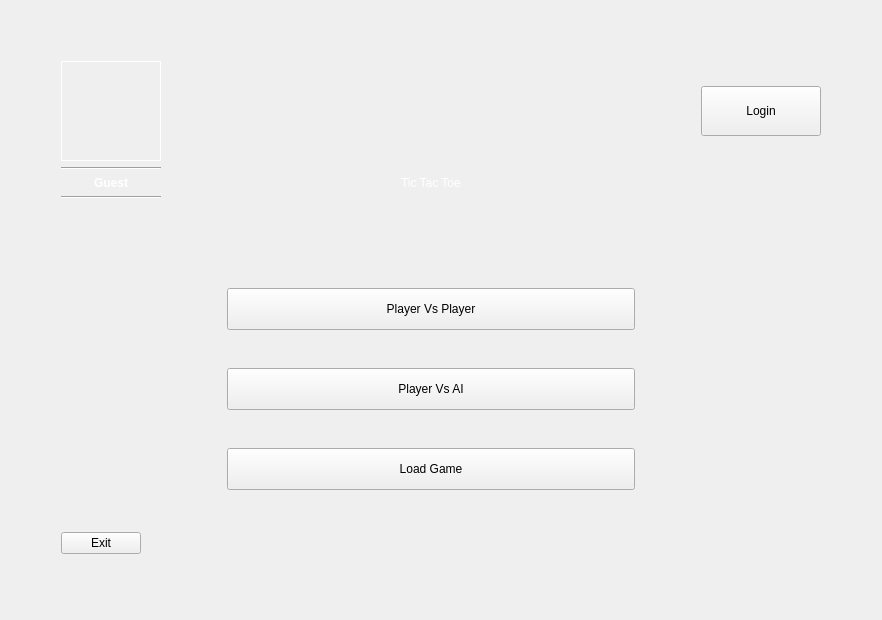
      <widget class="QWidget" name="main">
       <property name="sizePolicy">
        <sizepolicy hsizetype="Maximum" vsizetype="Preferred">
         <horstretch>0</horstretch>
         <verstretch>0</verstretch>
        </sizepolicy>
       </property>
       <property name="minimumSize">
        <size>
         <width>0</width>
         <height>531</height>
        </size>
       </property>
       <layout class="QHBoxLayout" name="horizontalLayout_16">
        <item>
         <layout class="QGridLayout" name="gridLayout_2">
          <property name="sizeConstraint">
           <enum>QLayout::SetNoConstraint</enum>
          </property>
          <property name="leftMargin">
           <number>50</number>
          </property>
          <property name="topMargin">
           <number>50</number>
          </property>
          <property name="rightMargin">
           <number>50</number>
          </property>
          <property name="bottomMargin">
           <number>50</number>
          </property>
          <item row="5" column="2">
           <spacer name="verticalSpacer_5">
            <property name="orientation">
             <enum>Qt::Vertical</enum>
            </property>
            <property name="sizeType">
             <enum>QSizePolicy::Maximum</enum>
            </property>
            <property name="sizeHint" stdset="0">
             <size>
              <width>20</width>
              <height>60</height>
             </size>
            </property>
           </spacer>
          </item>
          <item row="0" column="0" alignment="Qt::AlignHCenter">
           <widget class="QLabel" name="label_picture">
            <property name="sizePolicy">
             <sizepolicy hsizetype="Fixed" vsizetype="Fixed">
              <horstretch>0</horstretch>
              <verstretch>0</verstretch>
             </sizepolicy>
            </property>
            <property name="minimumSize">
             <size>
              <width>100</width>
              <height>100</height>
             </size>
            </property>
            <property name="styleSheet">
             <string notr="true">border:1px solid white;</string>
            </property>
            <property name="text">
             <string/>
            </property>
           </widget>
          </item>
          <item row="4" column="1">
           <spacer name="verticalSpacer_7">
            <property name="orientation">
             <enum>Qt::Vertical</enum>
            </property>
            <property name="sizeType">
             <enum>QSizePolicy::Maximum</enum>
            </property>
            <property name="sizeHint" stdset="0">
             <size>
              <width>20</width>
              <height>40</height>
             </size>
            </property>
           </spacer>
          </item>
          <item row="7" column="2">
           <spacer name="verticalSpacer_4">
            <property name="orientation">
             <enum>Qt::Vertical</enum>
            </property>
            <property name="sizeType">
             <enum>QSizePolicy::Maximum</enum>
            </property>
            <property name="sizeHint" stdset="0">
             <size>
              <width>20</width>
              <height>40</height>
             </size>
            </property>
           </spacer>
          </item>
          <item row="3" column="0">
           <widget class="Line" name="line_26">
            <property name="orientation">
             <enum>Qt::Horizontal</enum>
            </property>
           </widget>
          </item>
          <item row="6" column="3">
           <spacer name="horizontalSpacer_2">
            <property name="orientation">
             <enum>Qt::Horizontal</enum>
            </property>
            <property name="sizeType">
             <enum>QSizePolicy::Maximum</enum>
            </property>
            <property name="sizeHint" stdset="0">
             <size>
              <width>60</width>
              <height>20</height>
             </size>
            </property>
           </spacer>
          </item>
          <item row="12" column="2">
           <spacer name="verticalSpacer">
            <property name="orientation">
             <enum>Qt::Vertical</enum>
            </property>
            <property name="sizeType">
             <enum>QSizePolicy::Maximum</enum>
            </property>
            <property name="sizeHint" stdset="0">
             <size>
              <width>20</width>
              <height>40</height>
             </size>
            </property>
           </spacer>
          </item>
          <item row="6" column="1">
           <spacer name="horizontalSpacer">
            <property name="orientation">
             <enum>Qt::Horizontal</enum>
            </property>
            <property name="sizeType">
             <enum>QSizePolicy::Maximum</enum>
            </property>
            <property name="sizeHint" stdset="0">
             <size>
              <width>60</width>
              <height>20</height>
             </size>
            </property>
           </spacer>
          </item>
          <item row="12" column="0">
           <widget class="QPushButton" name="pushButton_close_main">
            <property name="sizePolicy">
             <sizepolicy hsizetype="Maximum" vsizetype="Maximum">
              <horstretch>0</horstretch>
              <verstretch>0</verstretch>
             </sizepolicy>
            </property>
            <property name="styleSheet">
             <string notr="true"/>
            </property>
            <property name="text">
             <string>Exit</string>
            </property>
           </widget>
          </item>
          <item row="2" column="2" alignment="Qt::AlignHCenter|Qt::AlignVCenter">
           <widget class="QLabel" name="label_2">
            <property name="sizePolicy">
             <sizepolicy hsizetype="Maximum" vsizetype="Maximum">
              <horstretch>0</horstretch>
              <verstretch>0</verstretch>
             </sizepolicy>
            </property>
            <property name="maximumSize">
             <size>
              <width>200</width>
              <height>200</height>
             </size>
            </property>
            <property name="styleSheet">
             <string notr="true">font: 26pt &quot;Showcard Gothic&quot;;

color: rgb(255, 255, 255);</string>
            </property>
            <property name="text">
             <string>Tic Tac Toe</string>
            </property>
           </widget>
          </item>
          <item row="6" column="2">
           <widget class="QPushButton" name="pushButton_enter_player2name">
            <property name="sizePolicy">
             <sizepolicy hsizetype="Minimum" vsizetype="Maximum">
              <horstretch>0</horstretch>
              <verstretch>0</verstretch>
             </sizepolicy>
            </property>
            <property name="styleSheet">
             <string notr="true">min-width: 400px;
min-height: 40px;</string>
            </property>
            <property name="text">
             <string>Player Vs Player</string>
            </property>
           </widget>
          </item>
          <item row="8" column="2">
           <widget class="QPushButton" name="pushButton_play_withAI">
            <property name="sizePolicy">
             <sizepolicy hsizetype="Minimum" vsizetype="Maximum">
              <horstretch>0</horstretch>
              <verstretch>0</verstretch>
             </sizepolicy>
            </property>
            <property name="styleSheet">
             <string notr="true">min-height: 40px;</string>
            </property>
            <property name="text">
             <string>Player Vs AI</string>
            </property>
           </widget>
          </item>
          <item row="10" column="2">
           <widget class="QPushButton" name="pushButton_load_session">
            <property name="sizePolicy">
             <sizepolicy hsizetype="Minimum" vsizetype="Maximum">
              <horstretch>0</horstretch>
              <verstretch>0</verstretch>
             </sizepolicy>
            </property>
            <property name="minimumSize">
             <size>
              <width>120</width>
              <height>60</height>
             </size>
            </property>
            <property name="whatsThis">
             <string>&lt;html&gt;&lt;head/&gt;&lt;body&gt;&lt;p align=&quot;center&quot;&gt;&lt;span style=&quot; font-weight:700;&quot;&gt;fff&lt;/span&gt;&lt;/p&gt;&lt;/body&gt;&lt;/html&gt;</string>
            </property>
            <property name="styleSheet">
             <string notr="true">min-height: 40px;</string>
            </property>
            <property name="text">
             <string>Load Game</string>
            </property>
           </widget>
          </item>
          <item row="2" column="0">
           <layout class="QHBoxLayout" name="horizontalLayout_21">
            <item>
             <widget class="QLabel" name="label_guest">
              <property name="sizePolicy">
               <sizepolicy hsizetype="Maximum" vsizetype="Maximum">
                <horstretch>0</horstretch>
                <verstretch>0</verstretch>
               </sizepolicy>
              </property>
              <property name="styleSheet">
               <string notr="true">font: 16pt &quot;Segoe UI&quot;;
font-weight: bold;
color: white; 
</string>
              </property>
              <property name="text">
               <string>Guest</string>
              </property>
              <property name="alignment">
               <set>Qt::AlignCenter</set>
              </property>
             </widget>
            </item>
           </layout>
          </item>
          <item row="1" column="0">
           <widget class="Line" name="line_27">
            <property name="orientation">
             <enum>Qt::Horizontal</enum>
            </property>
           </widget>
          </item>
          <item row="0" column="4">
           <widget class="QPushButton" name="pushButton_login_from_main">
            <property name="sizePolicy">
             <sizepolicy hsizetype="Maximum" vsizetype="Maximum">
              <horstretch>0</horstretch>
              <verstretch>0</verstretch>
             </sizepolicy>
            </property>
            <property name="minimumSize">
             <size>
              <width>120</width>
              <height>50</height>
             </size>
            </property>
            <property name="whatsThis">
             <string>&lt;html&gt;&lt;head/&gt;&lt;body&gt;&lt;p align=&quot;center&quot;&gt;&lt;span style=&quot; font-weight:700;&quot;&gt;fff&lt;/span&gt;&lt;/p&gt;&lt;/body&gt;&lt;/html&gt;</string>
            </property>
            <property name="styleSheet">
             <string notr="true"/>
            </property>
            <property name="text">
             <string>Login</string>
            </property>
           </widget>
          </item>
          <item row="11" column="2">
           <spacer name="verticalSpacer_2">
            <property name="orientation">
             <enum>Qt::Vertical</enum>
            </property>
            <property name="sizeType">
             <enum>QSizePolicy::Maximum</enum>
            </property>
            <property name="sizeHint" stdset="0">
             <size>
              <width>20</width>
              <height>40</height>
             </size>
            </property>
           </spacer>
          </item>
          <item row="9" column="2">
           <spacer name="verticalSpacer_3">
            <property name="orientation">
             <enum>Qt::Vertical</enum>
            </property>
            <property name="sizeType">
             <enum>QSizePolicy::Maximum</enum>
            </property>
            <property name="sizeHint" stdset="0">
             <size>
              <width>20</width>
              <height>40</height>
             </size>
            </property>
           </spacer>
          </item>
         </layout>
        </item>
       </layout>
      </widget>
